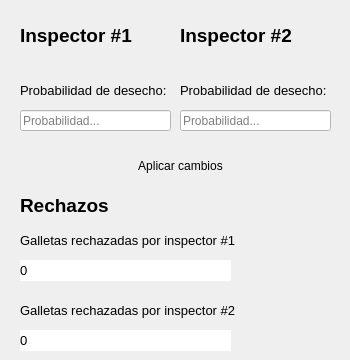
     <widget class="QWidget" name="page">
      <widget class="QLabel" name="label_78">
       <property name="geometry">
        <rect>
         <x>20</x>
         <y>80</y>
         <width>151</width>
         <height>21</height>
        </rect>
       </property>
       <property name="font">
        <font>
         <pointsize>10</pointsize>
         <weight>50</weight>
         <bold>false</bold>
        </font>
       </property>
       <property name="text">
        <string>Probabilidad de desecho:</string>
       </property>
      </widget>
      <widget class="QLabel" name="label_79">
       <property name="geometry">
        <rect>
         <x>20</x>
         <y>20</y>
         <width>141</width>
         <height>31</height>
        </rect>
       </property>
       <property name="font">
        <font>
         <pointsize>14</pointsize>
         <weight>75</weight>
         <bold>true</bold>
        </font>
       </property>
       <property name="text">
        <string>Inspector #1</string>
       </property>
      </widget>
      <widget class="QLineEdit" name="leInspProb1">
       <property name="geometry">
        <rect>
         <x>20</x>
         <y>110</y>
         <width>151</width>
         <height>21</height>
        </rect>
       </property>
       <property name="styleSheet">
        <string notr="true">background-color: rgb(255, 255, 255);
color: rgb(0, 0, 0);</string>
       </property>
       <property name="inputMask">
        <string/>
       </property>
       <property name="maxLength">
        <number>10</number>
       </property>
       <property name="placeholderText">
        <string>Probabilidad...</string>
       </property>
      </widget>
      <widget class="QLineEdit" name="leInspProb2">
       <property name="geometry">
        <rect>
         <x>180</x>
         <y>110</y>
         <width>151</width>
         <height>21</height>
        </rect>
       </property>
       <property name="styleSheet">
        <string notr="true">background-color: rgb(255, 255, 255);
color: rgb(0, 0, 0);</string>
       </property>
       <property name="inputMask">
        <string/>
       </property>
       <property name="text">
        <string/>
       </property>
       <property name="maxLength">
        <number>10</number>
       </property>
       <property name="placeholderText">
        <string>Probabilidad...</string>
       </property>
      </widget>
      <widget class="QLabel" name="label_97">
       <property name="geometry">
        <rect>
         <x>180</x>
         <y>80</y>
         <width>151</width>
         <height>21</height>
        </rect>
       </property>
       <property name="font">
        <font>
         <pointsize>10</pointsize>
         <weight>50</weight>
         <bold>false</bold>
        </font>
       </property>
       <property name="text">
        <string>Probabilidad de desecho:</string>
       </property>
      </widget>
      <widget class="QLabel" name="label_99">
       <property name="geometry">
        <rect>
         <x>180</x>
         <y>20</y>
         <width>141</width>
         <height>31</height>
        </rect>
       </property>
       <property name="font">
        <font>
         <pointsize>14</pointsize>
         <weight>75</weight>
         <bold>true</bold>
        </font>
       </property>
       <property name="text">
        <string>Inspector #2</string>
       </property>
      </widget>
      <widget class="QPushButton" name="btnInspApply">
       <property name="geometry">
        <rect>
         <x>20</x>
         <y>150</y>
         <width>321</width>
         <height>31</height>
        </rect>
       </property>
       <property name="cursor">
        <cursorShape>PointingHandCursor</cursorShape>
       </property>
       <property name="autoFillBackground">
        <bool>false</bool>
       </property>
       <property name="styleSheet">
        <string notr="true">background-color: rgb(40, 49, 73);
selection-color: rgb(40, 49, 73);</string>
       </property>
       <property name="text">
        <string>Aplicar cambios</string>
       </property>
       <property name="autoDefault">
        <bool>false</bool>
       </property>
       <property name="default">
        <bool>true</bool>
       </property>
       <property name="flat">
        <bool>true</bool>
       </property>
      </widget>
      <widget class="QLabel" name="label_100">
       <property name="geometry">
        <rect>
         <x>20</x>
         <y>190</y>
         <width>141</width>
         <height>31</height>
        </rect>
       </property>
       <property name="font">
        <font>
         <pointsize>14</pointsize>
         <weight>75</weight>
         <bold>true</bold>
        </font>
       </property>
       <property name="text">
        <string>Rechazos</string>
       </property>
      </widget>
      <widget class="QLabel" name="label_101">
       <property name="geometry">
        <rect>
         <x>20</x>
         <y>230</y>
         <width>221</width>
         <height>21</height>
        </rect>
       </property>
       <property name="font">
        <font>
         <pointsize>10</pointsize>
         <weight>50</weight>
         <bold>false</bold>
        </font>
       </property>
       <property name="text">
        <string>Galletas rechazadas por inspector #1</string>
       </property>
      </widget>
      <widget class="QLabel" name="lbInspDel1">
       <property name="geometry">
        <rect>
         <x>20</x>
         <y>260</y>
         <width>211</width>
         <height>21</height>
        </rect>
       </property>
       <property name="font">
        <font>
         <pointsize>10</pointsize>
         <weight>50</weight>
         <bold>false</bold>
        </font>
       </property>
       <property name="autoFillBackground">
        <bool>false</bool>
       </property>
       <property name="styleSheet">
        <string notr="true">color: rgb(0, 0, 0);
background-color: rgb(255, 255, 255);</string>
       </property>
       <property name="text">
        <string>0</string>
       </property>
      </widget>
      <widget class="QLabel" name="lbInspDel2">
       <property name="geometry">
        <rect>
         <x>20</x>
         <y>330</y>
         <width>211</width>
         <height>21</height>
        </rect>
       </property>
       <property name="font">
        <font>
         <pointsize>10</pointsize>
         <weight>50</weight>
         <bold>false</bold>
        </font>
       </property>
       <property name="autoFillBackground">
        <bool>false</bool>
       </property>
       <property name="styleSheet">
        <string notr="true">color: rgb(0, 0, 0);
background-color: rgb(255, 255, 255);</string>
       </property>
       <property name="text">
        <string>0</string>
       </property>
      </widget>
      <widget class="QLabel" name="label_102">
       <property name="geometry">
        <rect>
         <x>20</x>
         <y>300</y>
         <width>221</width>
         <height>21</height>
        </rect>
       </property>
       <property name="font">
        <font>
         <pointsize>10</pointsize>
         <weight>50</weight>
         <bold>false</bold>
        </font>
       </property>
       <property name="text">
        <string>Galletas rechazadas por inspector #2</string>
       </property>
      </widget>
     </widget>
